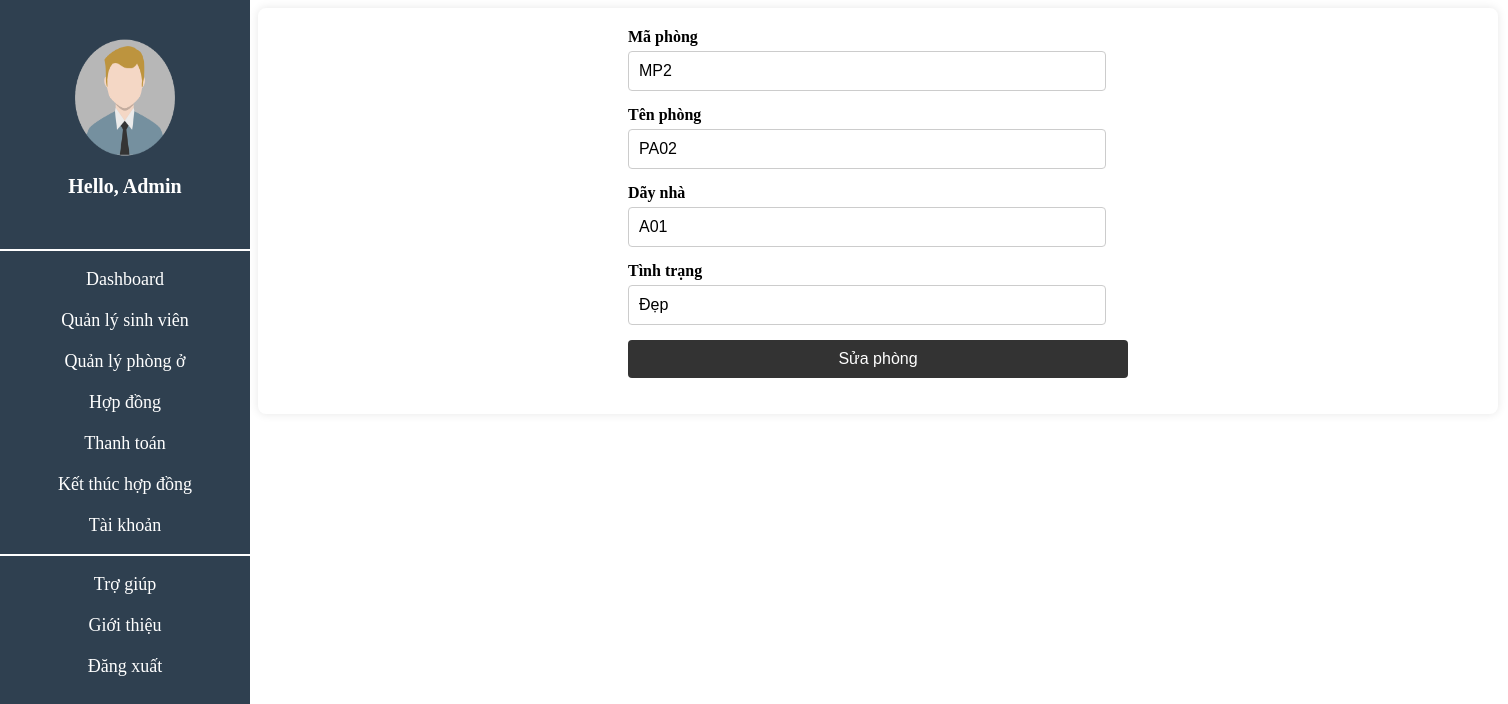
The app's page /view/Suaphong.php?id=2, older data.
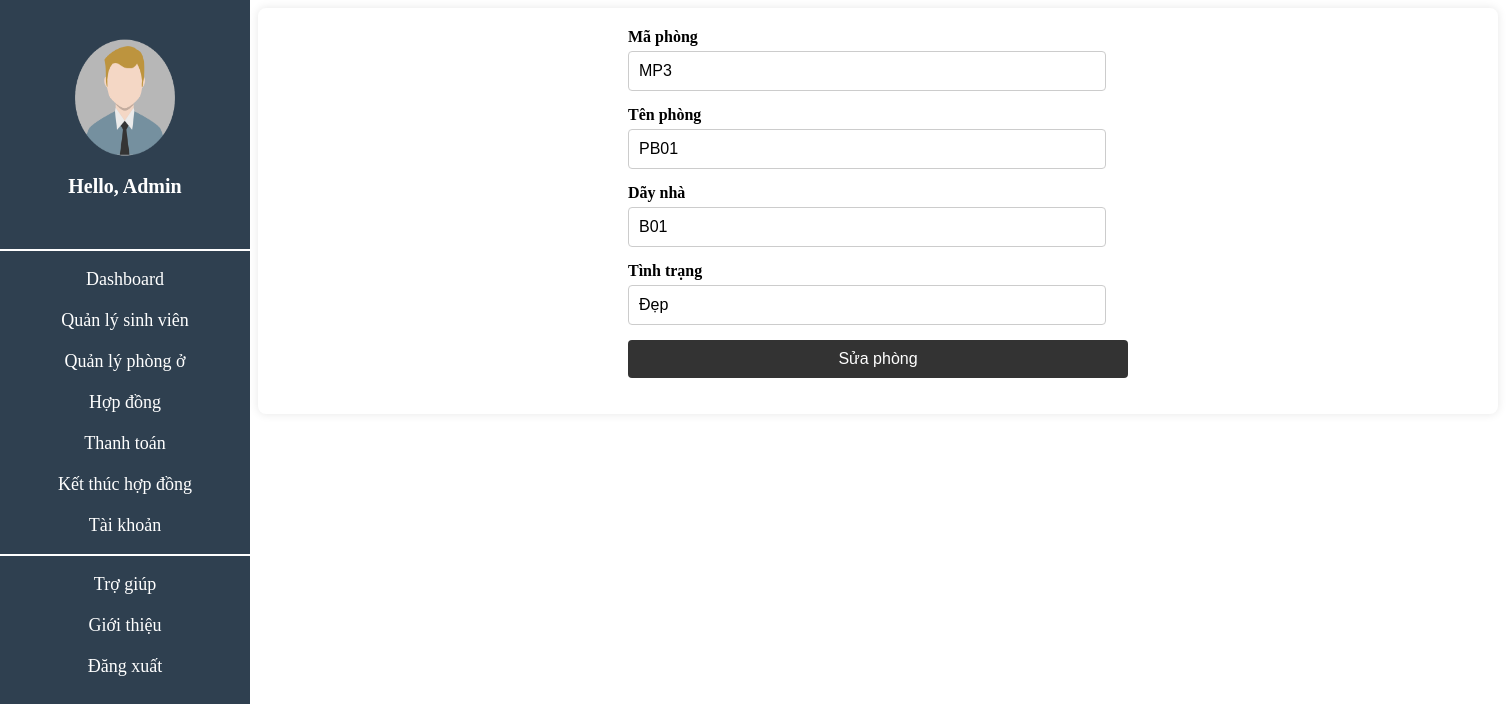
The same page, newer data.
### tables this page shows
CREATE TABLE `phong` (
  `id` int(11) NOT NULL,
  `Maphong` varchar(50) NOT NULL,
  `Tenphong` varchar(100) DEFAULT NULL,
  `Daynha` varchar(50) DEFAULT NULL,
  `Tinhtrang` varchar(100) DEFAULT NULL
);

### view/Suaphong.php (the view, shortened to what this page needs)
<link rel="stylesheet" href="../css/themsinhvien.css">
<?php
    include "sliderbar.php";
    include_once "../config/db.php";
    if(isset($_GET['id'])) {
        $id = $_GET['id'];
        $sql = "SELECT * FROM phong WHERE id = $id";
        $result = mysqli_query($conn, $sql);
        if(mysqli_num_rows($result) == 1) {
            $student = mysqli_fetch_assoc($result);
        } else {
            echo "<script>alert('Không tìm thấy thông tin phòng');</script>";
            exit;
        }
    } else {
        echo "<script>alert('ID Phòng không được cung cấp');</script>";
        exit;
    }
?>
<body>
    <div class="themsinhvien">
        <div>
            <form action="" method="POST">
                <label for="msv">Mã phòng</label>
                <input type="text" name="Maphong" id="maphong" value="<?php echo $student['Maphong']; ?>">
                <label for="tenphong">Tên phòng</label>
                <input type="text" name="Tenphong" id="tenphong" value="<?php echo $student['Tenphong']; ?>">
                <label for="Daynha">Dãy nhà</label>
                <input type="text" name="Daynha" id="daynha" value="<?php echo $student['Daynha']; ?>">
                <label for="tinhtrang">Tình trạng</label>
                <input type="text" name="Tinhtrang" id="tinhtrang" value="<?php echo $student['Tinhtrang']; ?>">
                <input type="submit" value="Sửa phòng">
            </form>
        </div>
    </div>
</body>

Row changes from the older to the newer data that the page shows:
removed phong: Maphong "MP2", Tenphong "PA02", Daynha "A01", Tinhtrang "Đẹp"
now on this page (row edited): phong: Maphong "MP3", Tenphong "PB01", Daynha "B01", Tinhtrang "Đẹp"
